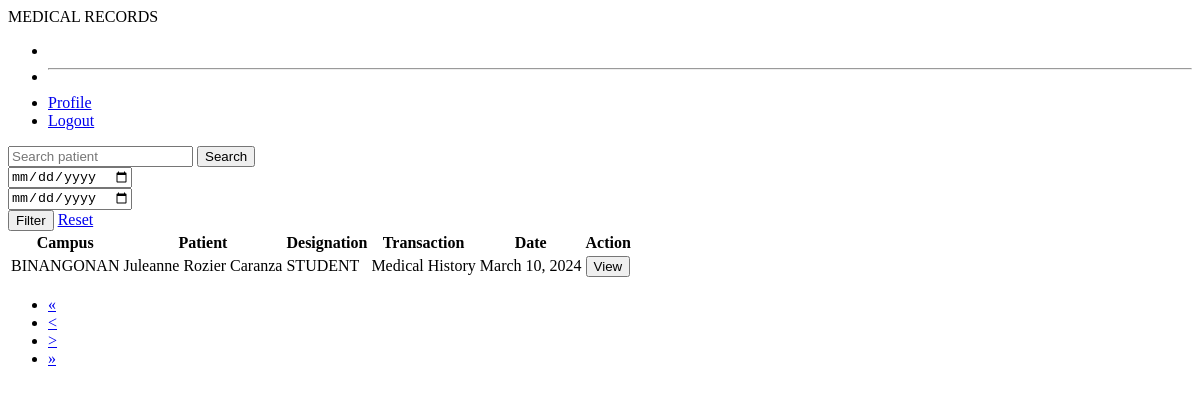
Page /users/dentist/transaction_history.php?page=2 on the earlier database version.
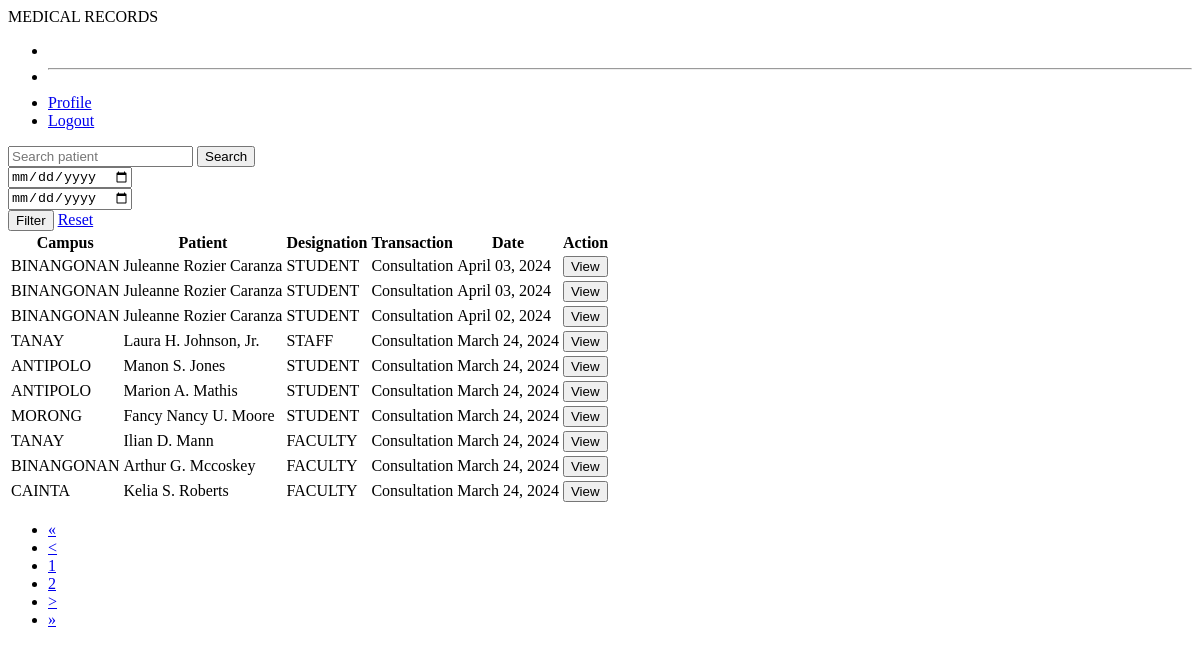
Same page on the later database version.
### tables this page shows
CREATE TABLE `transaction_history` (
  `id` int(11) NOT NULL,
  `patient` varchar(45) DEFAULT NULL,
  `firstname` varchar(45) DEFAULT NULL,
  `middlename` varchar(45) DEFAULT NULL,
  `lastname` varchar(45) DEFAULT NULL,
  `designation` varchar(45) DEFAULT NULL,
  `age` int(11) DEFAULT NULL,
  `sex` varchar(45) DEFAULT NULL,
  `birthday` date DEFAULT NULL,
  `department` varchar(45) DEFAULT NULL,
  `college` varchar(45) DEFAULT NULL,
  `program` text DEFAULT NULL,
  `yearlevel` varchar(45) DEFAULT NULL,
  `section` varchar(45) DEFAULT NULL,
  `block` varchar(45) DEFAULT NULL,
  `type` varchar(45) NOT NULL,
  `transaction` varchar(45) NOT NULL,
  `purpose` varchar(100) DEFAULT NULL,
  `height` varchar(45) DEFAULT NULL,
  `weight` varchar(45) DEFAULT NULL,
  `bp` varchar(45) DEFAULT NULL,
  `pr` varchar(45) DEFAULT NULL,
  `temp` varchar(45) DEFAULT NULL,
  `heent` tinytext DEFAULT NULL,
  `chest_lungs` tinytext DEFAULT NULL,
  `heart` tinytext DEFAULT NULL,
  `abdomen` tinytext DEFAULT NULL,
  `extremities` tinytext DEFAULT NULL,
  `bronchial_asthma` tinytext DEFAULT NULL,
  `surgery` tinytext DEFAULT NULL,
  `lmp` date DEFAULT NULL,
  `heart_disease` tinytext DEFAULT NULL,
  `allergies` tinytext DEFAULT NULL,
  `epilepsy` tinytext DEFAULT NULL,
  `hernia` tinytext DEFAULT NULL,
  `ddefects` varchar(45) DEFAULT NULL,
  `dcs` varchar(45) DEFAULT NULL,
  `gp` varchar(45) DEFAULT NULL,
  `scaling_polish` varchar(45) DEFAULT NULL,
  `dento_facial` text DEFAULT NULL,
  `respiratory` tinytext DEFAULT NULL,
  `oxygen_saturation` tinytext DEFAULT NULL,
  `chief_complaint` text DEFAULT NULL,
  `findiag` text DEFAULT NULL,
  `remarks` text DEFAULT NULL,
  `referral` text DEFAULT NULL,
  `medsup` mediumtext DEFAULT NULL,
  `pod_nod` varchar(45) DEFAULT NULL,
  `medcase` text DEFAULT NULL,
  `medcase_others` text DEFAULT NULL,
  `campus` varchar(45) NOT NULL,
  `datetime` datetime NOT NULL
);

CREATE TABLE `account` (
  `accountid` varchar(45) NOT NULL,
  `password` varchar(100) NOT NULL,
  `usertype` varchar(45) NOT NULL,
  `firstname` varchar(100) NOT NULL,
  `middlename` varchar(100) DEFAULT NULL,
  `lastname` varchar(100) NOT NULL,
  `email` varchar(100) NOT NULL,
  `contactno` varchar(45) NOT NULL,
  `campus` varchar(45) NOT NULL,
  `status` varchar(45) NOT NULL,
  `datetime_created` datetime NOT NULL,
  `datetime_updated` datetime NOT NULL
);

### includes/pagination-limit.php (called while the page is built, shortened)
<?php
$rows_per_page = 10;
$page = isset($_GET['page']) ? $_GET['page'] : 1;
$start = ($page - 1) * $rows_per_page;
$pages = ceil($nr_of_rows / $rows_per_page);
$start_loop = $page > 2 ? $page - 2 : 1;
$end_loop = $page < $pages - 2 ? $page + 2 : $pages;

### users/dentist/transaction_history.php (the view, shortened to what the changed rows need)
<?php
include('../../connection.php');
$records = $conn->query("SELECT * FROM transaction_history INNER JOIN account ON account.accountid=transaction_history.patient WHERE transaction = 'Consultation' OR purpose = 'Dental' GROUP BY patient ORDER BY datetime DESC ");
$nr_of_rows = $records->num_rows;
include('../../includes/pagination-limit.php');
?>
<!DOCTYPE html>
<html lang="en" dir="ltr">
<head>
</head>
<body id="<?php echo $id ?>">
    <section class="home-section">
        <div class="home-content">
            <div class="overview-boxes">
                <div class="content">
                    <div class="row">
                        <div class="col-sm-12">
                            <div class="table-responsive">
                                <table class="table">
                                    <thead class="head">
                                        <tr>
                                            <th>Campus</th>
                                            <th>Patient</th>
                                            <th>Designation</th>
                                            <th>Transaction</th>
                                            <th>Date</th>
                                            <th>Action</th>
                                        </tr>
                                    </thead>
                                    <tbody>
                                        <?php
                                        if (isset($_GET['account']) && $_GET['account'] != '') {
                                            $account = $_GET['account'];
                                            $count = 1;
                                            $sql = "SELECT * FROM transaction_history INNER JOIN account ON account.accountid=transaction_history.patient WHERE (patientid LIKE '%$account%' OR CONCAT(firstname, ' ', middlename, ' ', lastname) LIKE '%$account%' OR CONCAT(firstname, ' ', lastname) LIKE '%$account%') AND (transaction = 'Consultation' OR purpose = 'Dental') GROUP BY patient ORDER BY datetime DESC LIMIT $start, $rows_per_page";
                                            $result = mysqli_query($conn, $sql);
                                        } else {
                                            $sql = "SELECT * FROM transaction_history INNER JOIN account ON account.accountid=transaction_history.patient WHERE ((transaction = 'Consultation' AND purpose = 'Dental') OR (transaction = 'Medical History' AND purpose = 'Dental Checkup')) ORDER BY datetime DESC LIMIT $start, $rows_per_page";
                                            $result = mysqli_query($conn, $sql);
                                        }
                                        if ($result) {
                                            if ($row = mysqli_num_rows($result) > 0) {
                                                foreach ($result as $data) {
                                                    if (count(explode(" ", $data['middlename'])) > 1) {
                                                        $middle = explode(" ", $data['middlename']);
                                                        $letter = $middle[0][0] . $middle[1][0];
                                                        $middleinitial = $letter . ".";
                                                    } else {
                                                        $middle = $data['middlename'];
                                                        if ($middle == "" or $middle == " ") {
                                                            $middleinitial = "";
                                                        } else {
                                                            $middleinitial = substr($middle, 0, 1) . ".";
                                                        }
                                                    }
                                                    $patientid = $data['patient'];
                                                    $fullname = ucwords(strtolower($data['firstname'])) . " " . strtoupper($middleinitial) . " " . ucwords(strtolower($data['lastname']));
                                        ?>
                                                    <tr>
                                                        <td><?= $data['campus'] ?></td>
                                                        <td><?= $fullname ?></td>
                                                        <td><?= $data['designation'] ?></td>
                                                        <td><?= $data['transaction'] ?></td>
                                                        <td><?= date("F d, Y", strtotime($data['datetime'])) ?></td>
                                                        <td>
                                                            <?php
                                                            if ($data['transaction'] == 'Consultation') {
                                                            ?>
                                                                <button type="button" class="btn btn-primary btn-sm" onclick="window.open('reports/reports_treatment_record.php?patientid=<?= $patientid ?>')" target="_blank">View</button>
                                                            <?php } elseif ($data['transaction'] == 'Medical History') { ?>
                                                                <button type="button" class="btn btn-primary btn-sm" onclick="window.open('reports/reports_dentalform.php?patientid=<?= $patientid ?>')" target="_blank">View</button>
                                                            <?php } ?>
                                                        </td>
                                                    </tr>
                                                <?php
                                                }
                                            }
                                            ?>
                                        <?php
                                        } ?>
                            </div>
                        </div>
                        <?php include('../../includes/pagination.php'); ?>
                    </div>
                </div>
            </div>
        </div>
    </section>
</body>
</html>

### includes/pagination.php (shortened to what the changed rows need)
<?php
if (mysqli_num_rows($result) > 0) {
?>
    <ul class="pagination justify-content-end">
        <?php for ($i = $start_loop; $i <= $end_loop; $i++) : ?>
            <li class="page-item <?php echo $page == $i ? 'active' : ''; ?>">
                <a class="page-link" href="?page=<?= $i; ?>"><?= $i; ?></a>
            </li>
        <?php endfor; ?>
    </ul>
<?php
}
?>

Differences in the rows shown:
removed transaction_history: account.campus "BINANGONAN", account.firstname+middlename+lastname "Juleanne Rozier Caranza", designation "STUDENT", transaction "Medical History", datetime "March 10, 2024"
added transaction_history: account.campus "BINANGONAN", account.firstname+middlename+lastname "Juleanne Rozier Caranza", designation "STUDENT", transaction "Consultation", datetime "April 03, 2024"
added transaction_history: account.campus "BINANGONAN", account.firstname+middlename+lastname "Juleanne Rozier Caranza", designation "STUDENT", transaction "Consultation", datetime "April 03, 2024"
added transaction_history: account.campus "BINANGONAN", account.firstname+middlename+lastname "Juleanne Rozier Caranza", designation "STUDENT", transaction "Consultation", datetime "April 02, 2024"
added transaction_history: account.campus "TANAY", account.firstname+middlename+lastname "Laura H. Johnson, Jr.", designation "STAFF", transaction "Consultation", datetime "March 24, 2024"
added transaction_history: account.campus "ANTIPOLO", account.firstname+middlename+lastname "Manon S. Jones", designation "STUDENT", transaction "Consultation", datetime "March 24, 2024"
added transaction_history: account.campus "ANTIPOLO", account.firstname+middlename+lastname "Marion A. Mathis", designation "STUDENT", transaction "Consultation", datetime "March 24, 2024"
added transaction_history: account.campus "MORONG", account.firstname+middlename+lastname "Fancy Nancy U. Moore", designation "STUDENT", transaction "Consultation", datetime "March 24, 2024"
added transaction_history: account.campus "TANAY", account.firstname+middlename+lastname "Ilian D. Mann", designation "FACULTY", transaction "Consultation", datetime "March 24, 2024"
added transaction_history: account.campus "BINANGONAN", account.firstname+middlename+lastname "Arthur G. Mccoskey", designation "FACULTY", transaction "Consultation", datetime "March 24, 2024"
added transaction_history: account.campus "CAINTA", account.firstname+middlename+lastname "Kelia S. Roberts", designation "FACULTY", transaction "Consultation", datetime "March 24, 2024"
Other differences:
new list line: "1"
new list line: "2"
